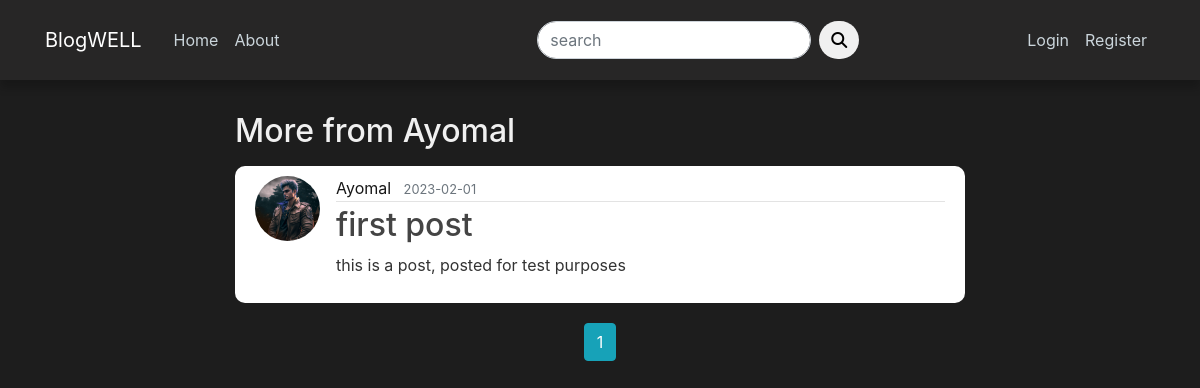
The page /user/Ayomal on the database as committed earlier.
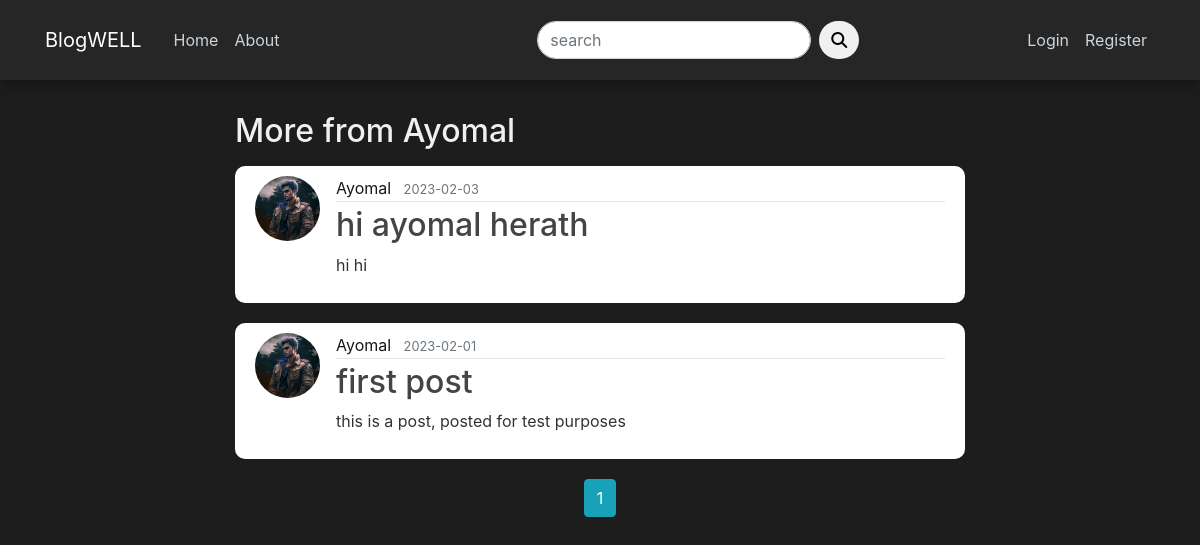
The same page on the database as committed later.
### blog/models.py (models this page shows, shortened)
class Post(db.Model):
    __table_args__ = (CheckConstraint('hate_percentage >= 0.0 and hate_percentage <= 1.0'),)
    id = db.Column(db.Integer, primary_key=True)
    title = db.Column(db.String(100), nullable=False)
    date_posted = db.Column(db.DateTime, nullable=False, default=datetime.utcnow)
    content = db.Column(db.Text, nullable=False)
    post_image = db.Column(db.String(200), nullable=True)
    user_id = db.Column(db.Integer, db.ForeignKey('user.id'), nullable=False)
    comments = db.relationship('Comment', backref='post', lazy=True)
    likes = db.relationship('Like', backref='Post', lazy=True)
    hate_percentage = db.Column(db.Float, nullable=False, server_default='0.0')

class User(db.Model, UserMixin):
    id = db.Column(db.Integer, primary_key=True)
    username = db.Column(db.String(20), unique=True, nullable=False)
    email = db.Column(db.String(120), unique=True, nullable=False)
    image_file = db.Column(db.String(20), nullable=False, default='default.jpg')
    password = db.Column(db.String(60), nullable=False)
    posts = db.relationship('Post', backref='author', lazy=True)
    comments = db.relationship('Comment', backref='author', lazy=True)
    is_admin = db.Column(db.Boolean, default=False)
    likes = db.relationship('Like', backref='author', lazy=True)

### blog/users/routes.py (the view)
@users.route("/user/<string:username>")
def user_posts(username):
    page = request.args.get('page', 1, type=int)
    user = User.query.filter_by(username=username).first_or_404()
    posts = Post.query.filter_by(author=user)\
        .order_by(Post.date_posted.desc())\
        .paginate(page=page, per_page=5)#pagination and post order
    return render_template('user_posts.html', posts=posts, user=user)

### blog/users/forms.py
class SearchForm(FlaskForm):
    searched = StringField('search', validators=[DataRequired()])
    submit = SubmitField('Submit')

### blog/users/routes.py (called while the page is built)
@app.context_processor
def home():
    form = SearchForm()
    return dict(form=form)

### blog/templates/user_posts.html (shortened to what this page needs)
{% extends "layout.html" %}
{% block content %}
    <h2 class="title mb-3">More from {{user.username}} </h2>
    {% for post in posts.items %}
        <article class="media content-section">
            <img src="{{ url_for('static', filename='profile_pics/' + post.author.image_file)}}" class="rounded-circle article-img" alt="">
            <div class="media-body">
            <div class="article-metadata">
                <a class="mr-2" href="{{url_for('users.user_posts', username=post.author.username )}}">{{ post.author.username }}</a>
                <small class="text-muted">{{ post.date_posted.strftime('%Y-%m-%d') }}</small>
            </div>
            <h2><a class="article-title" href="{{ url_for('posts.post', post_id=post.id)}}">{{ post.title }}</a></h2>
            <p class="article-content">{{ post.content }}</p>
            </div>
        </article>
    {% endfor %}
    <div class="pagi_btn text-center">
    {% for page_num in posts.iter_pages(left_edge=1, right_edge=1, left_current=1, right_current=2) %}
        {% if page_num %}
            {% if posts.page == page_num %}
                <a href="{{ url_for('users.user_posts', username=user.username, page=page_num )}}" class="btn btn-info mb-4">{{ page_num }}</a>
            {% else %}
                <a href="{{ url_for('users.user_posts', username=user.username, page=page_num )}}" class="btn btn-outline-info mb-4">{{ page_num }}</a>
            {% endif %}
        {% endif %}
    {% endfor %}
    </div>
{% endblock content %}

Rows that differ between the two databases and show on the page:
added Post: image_file (picture), author.username "Ayomal", date_posted "2023-02-03", title "hi ayomal herath", content "hi hi"
